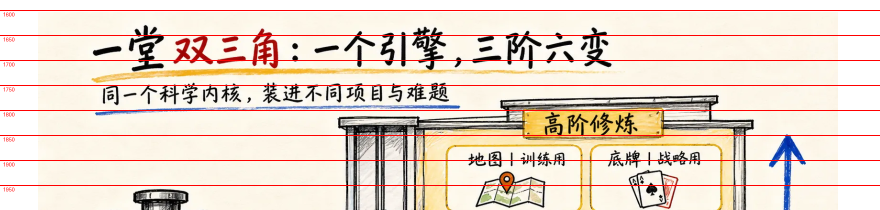
#> input picture 00-天一生水/99-归档/收件箱原文/2026-10/AI 双三角/.work/q11a.png, 1760 x 420 px (shown at 1/2 size)
$ python rowscan.py q11a.png
#> lines starting #> are read from the running program, lines starting #| are printed output that depends on the picture
#!/usr/bin/env python
"""行密度扫描（内存安全版）：逐段 crop 后统计每行非白占比，输出候选区块。

只用于「找候选」，边界必须再用 preview_scale.py 带刻度预览确认。
用法: python rowscan.py <源图>
"""
import sys
import gc
import numpy as np
from PIL import Image

BAND = 1200
DIFF = 235          # <235 视为非白
THRESH = 0.012      # 极低阈值，抓浅色图


def scan(src):
#> called with src = 'q11a.png'
    im = Image.open(src)
#> im is the input picture: PIL image 1760x420 RGBA; mean R, G, B, A 232.7, 216.5, 203.6, 255
    W, H = im.size
#> W = 1760; H = 420
    print(f"# {src}  {W}x{H}")
#| # q11a.png  1760x420
    vals = np.zeros(H, dtype=np.float32)
#> vals = 420 values from 0 to 0
    y = 0
    while y < H:
        y1 = min(y + BAND, H)
        seg = im.crop((0, y, W, y1))
        seg.load()
        a = np.asarray(seg.convert('L'))
        vals[y:y1] = (a < DIFF).mean(axis=1)
        del seg, a
        y = y1
#> this loop made 1 pass
#> pass 1, in scan, `a = np.asarray(seg.convert('L'))`:
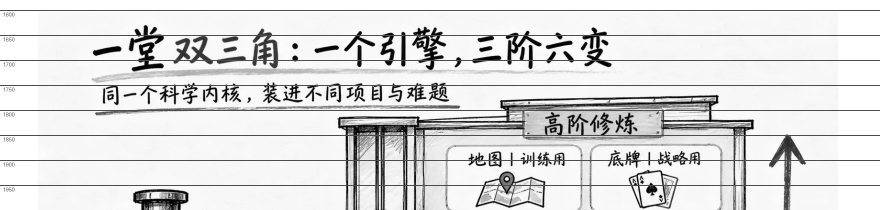
#> a: shape (420, 1760) (shown at 1/2 size); min 0, max 255, mean 219.9
#> after the loop, vals = 420 values, max 1 at index 20, min 0 at index 0, mean 0.231
    im.close()
    mask = vals > THRESH
    # 连续超阈行合并（间隔 <28px合并）
    runs = []
    y = 0
    while y < H:
        if mask[y]:
            s = y
            gap = 0
            e = y
            while e + 1 < H:
                if mask[e + 1]:
                    e += 1
                    gap = 0
                else:
                    gap += 1
                    if gap > 28:
                        break
                    e += 1
            runs.append((s, e + 1))
            y = e + 1
        else:
            y += 1
#> after the loop, e = 419; runs = [(20, 50), (54, 420)]; s = 54; y = 420
    for s, e in runs:
        pk = vals[s:e].max()
        avg = vals[s:e].mean()
        flag = '★' if e - s >= 160 else ' '
        print(f"{flag} y=[{s},{e})  h={e-s:5d}  峰值={pk:.3f} 均值={avg:.3f}")
#> this loop made 2 passes
#> (s, e, pk, avg, flag) on passes 1 to 2: (20, 50, 1, 0.0683, ' '), (54, 420, 1, 0.259, '★')
#|   y=[20,50)  h=   30  峰值=1.000 均值=0.068
#| ★ y=[54,420)  h=  366  峰值=1.000 均值=0.259
    gc.collect()


if __name__ == '__main__':
    for p in sys.argv[1:]:
        scan(p)

$ run again, on 00-天一生水/99-归档/收件箱原文/2026-10/AI 双三角/.work/q15b.png
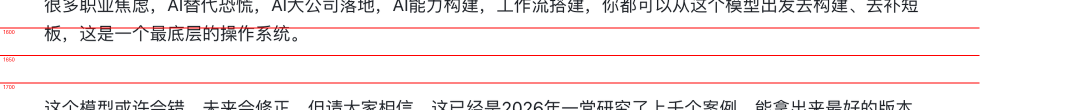
#> input picture 00-天一生水/99-归档/收件箱原文/2026-10/AI 双三角/.work/q15b.png, 2153 x 220 px (shown at 1/2 size)
#> in scan, im is the input picture: PIL image 2153x220 RGBA; mean R, G, B, A 242.8, 236.6, 236.9, 255
#| # q15b.png  2153x220
#> the loop in scan, `while y < H:` made 1 pass
#> pass 1, in scan, `a = np.asarray(seg.convert('L'))`:
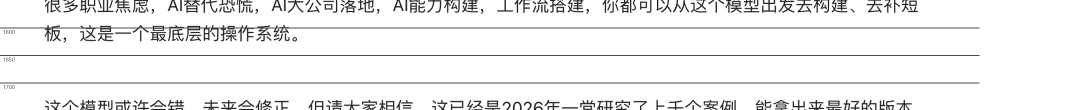
#> a: shape (220, 2153) (shown at 1/2 size); min 0, max 255, mean 238.5
#> after the loop in scan, `while y < H:`: vals = 220 values, max 0.91 at index 55, min 0 at index 28, mean 0.105
#> after the loop in scan, `while y < H:`: e = 219; runs = [(0, 140), (165, 195), (200, 220)]; s = 200; y = 220
#> the loop in scan, `for s, e in runs:` made 3 passes
#> (s, e, pk, avg) on passes 1 to 3: (0, 140, 0.91, 0.106), (165, 195, 0.91, 0.0618), (200, 220, 0.416, 0.321)
#> (printed output is left out)

$ run again, on 00-天一生水/99-归档/收件箱原文/2026-10/AI 双三角/.work/q15c.png
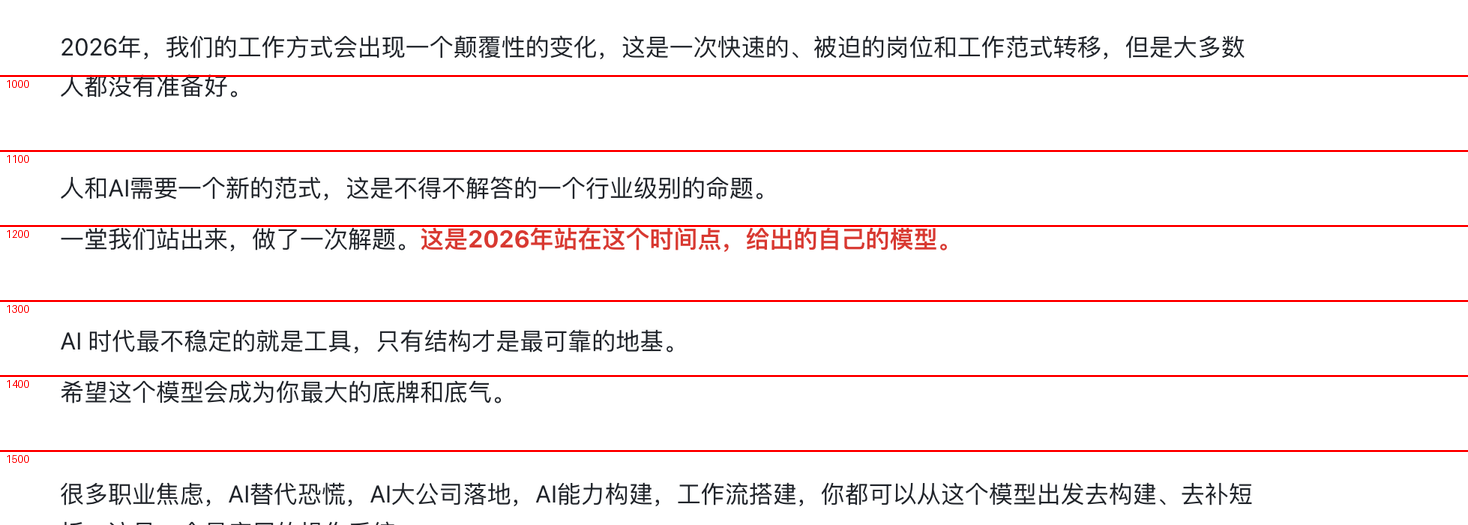
#> input picture 00-天一生水/99-归档/收件箱原文/2026-10/AI 双三角/.work/q15c.png, 1468 x 525 px
#> in scan, im is the input picture: PIL image 1468x525 RGBA; mean R, G, B, A 246.6, 239.9, 240.1, 255
#| # q15c.png  1468x525
#> the loop in scan, `while y < H:` made 1 pass
#> pass 1, in scan, `a = np.asarray(seg.convert('L'))`:
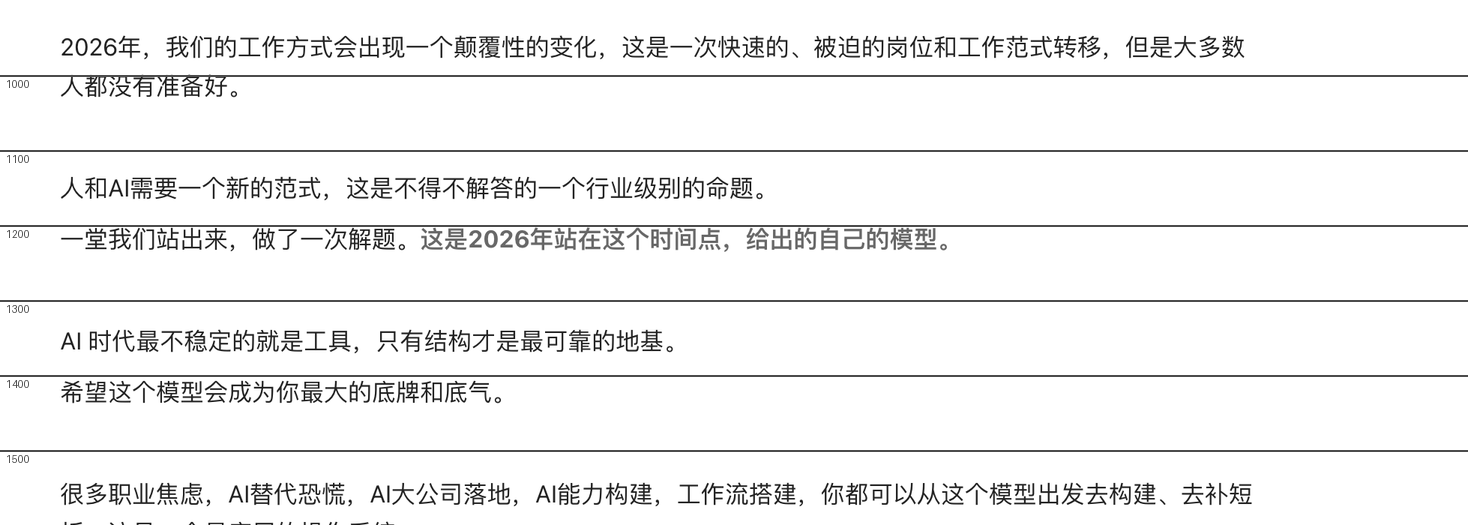
#> a: shape (525, 1468); min 0, max 255, mean 241.9
#> after the loop in scan, `while y < H:`: vals = 525 values, max 1 at index 75, min 0 at index 0, mean 0.087
#> after the loop in scan, `while y < H:`: e = 524; runs = [(35, 125), (150, 278), (300, 431), (450, 480), (482, 525)]; s = 482; y = 525
#> the loop in scan, `for s, e in runs:` made 5 passes
#> (s, e, pk, avg) on passes 1 to 5: (35, 125, 1, 0.115), (150, 278, 1, 0.114), (300, 431, 1, 0.0853), (450, 480, 1, 0.0686), (482, 525, 0.411, 0.175)
#> (printed output is left out)

$ run again, on 00-天一生水/99-归档/收件箱原文/2026-10/AI 双三角/.work/r12a.png
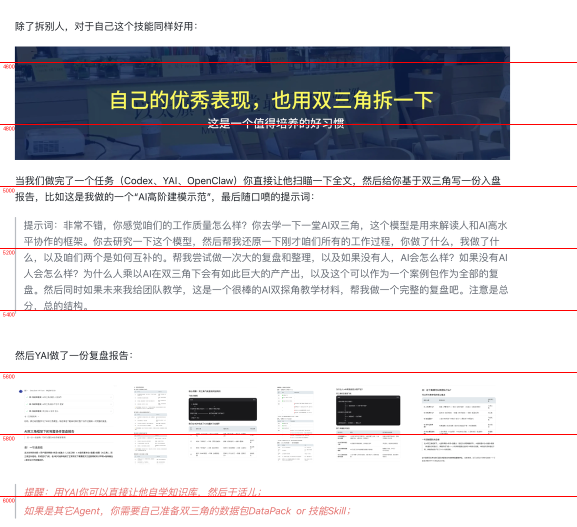
#> input picture 00-天一生水/99-归档/收件箱原文/2026-10/AI 双三角/.work/r12a.png, 1154 x 1054 px (shown at 1/2 size)
#> in scan, im is the input picture: PIL image 1154x1054 RGBA; mean R, G, B, A 208.2, 206.7, 211, 255
#| # r12a.png  1154x1054
#> the loop in scan, `while y < H:` made 1 pass
#> pass 1, in scan, `a = np.asarray(seg.convert('L'))`:
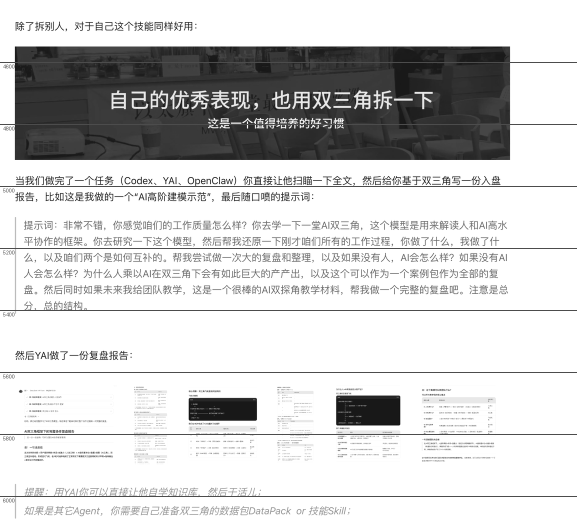
#> a: shape (1054, 1154) (shown at 1/2 size); min 0, max 255, mean 207.6
#> after the loop in scan, `while y < H:`: vals = 1054 values, max 1 at index 124, min 0 at index 0, mean 0.273
#> after the loop in scan, `while y < H:`: e = 1053; runs = [(43, 90), (93, 348), (352, 431), (441, 655), (702, 953), (975, 1054)]; s = 975; y = 1054
#> the loop in scan, `for s, e in runs:` made 6 passes
#> (s, e, pk, avg, flag) on passes 1 to 6: (43, 90, 0.167, 0.0517, ' '), (93, 348, 1, 0.757, '★'), (352, 431, 1, 0.155, ' '), (441, 655, 1, 0.167, '★'), (702, 953, 1, 0.139, '★'), (975, 1054, 1, 0.114, ' ')
#> (printed output is left out)
